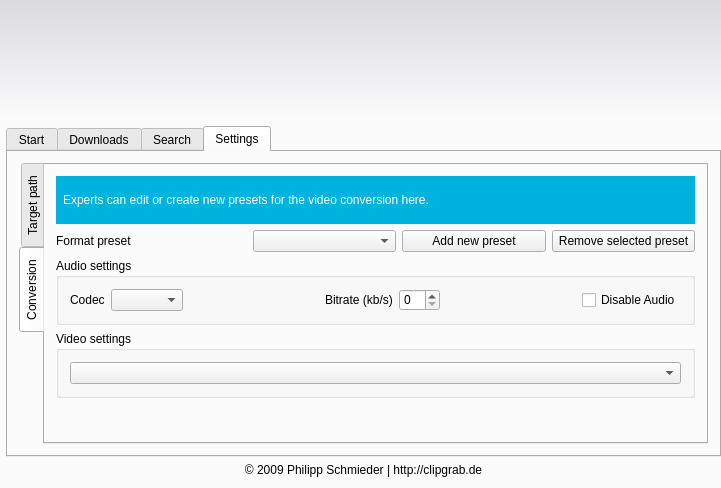
<?xml version="1.0" encoding="UTF-8"?>
<ui version="4.0">
 <class>MainWindowClass</class>
 <widget class="QMainWindow" name="MainWindowClass">
  <property name="geometry">
   <rect>
    <x>0</x>
    <y>0</y>
    <width>721</width>
    <height>488</height>
   </rect>
  </property>
  <property name="windowTitle">
   <string>ClipGrab - Download and Convert Online Videos</string>
  </property>
  <property name="windowIcon">
   <iconset resource="resources.qrc">
    <normaloff>:/img/icon.png</normaloff>:/img/icon.png</iconset>
  </property>
  <property name="styleSheet">
   <string notr="true"/>
  </property>
  <widget class="QWidget" name="centralWidget">
   <property name="styleSheet">
    <string notr="true">#centralWidget
{
background:#fbfbfc
}</string>
   </property>
   <layout class="QGridLayout" name="gridLayout">
    <property name="leftMargin">
     <number>0</number>
    </property>
    <property name="topMargin">
     <number>0</number>
    </property>
    <property name="rightMargin">
     <number>0</number>
    </property>
    <item row="4" column="1">
     <widget class="QLabel" name="label">
      <property name="layoutDirection">
       <enum>Qt::LeftToRight</enum>
      </property>
      <property name="styleSheet">
       <string notr="true">background:none;</string>
      </property>
      <property name="text">
       <string>© 2009 Philipp Schmieder | http://clipgrab.de</string>
      </property>
      <property name="alignment">
       <set>Qt::AlignCenter</set>
      </property>
      <property name="margin">
       <number>4</number>
      </property>
     </widget>
    </item>
    <item row="2" column="1">
     <widget class="QTabWidget" name="mainTab">
      <property name="focusPolicy">
       <enum>Qt::TabFocus</enum>
      </property>
      <property name="styleSheet">
       <string notr="true"/>
      </property>
      <property name="locale">
       <locale language="German" country="Germany"/>
      </property>
      <property name="currentIndex">
       <number>3</number>
      </property>
      <widget class="QWidget" name="tab">
       <property name="styleSheet">
        <string notr="true">QPushButton{
border-style: solid;
border-width: 3px;
border-radius: 4px;
color: white;
font: bold 14px;
border-radius: 10px;
padding-top:4px;
padding-bottom:4px;
background: qlineargradient(spread:pad, x1:0, y1:0, x2:0, y2:0.386, stop:0 rgba(0, 178, 222, 255), stop:1 rgba(65, 191, 222, 255));
border-color:rgb(0, 178, 222);
}
QPushButton:hover{
background:qlineargradient(spread:pad, x1:0, y1:0, x2:0, y2:0.386, stop:0 rgba(53, 215, 255, 255), stop:1 rgba(65, 191, 222, 255))
}
QPushButton:pressed{
background:qlineargradient(spread:pad, x1:0, y1:0, x2:0, y2:0.386, stop:0 rgba(53, 215, 255, 255), stop:1 rgba(65, 191, 222, 255));
border-color: rgb(12, 206,255);
}</string>
       </property>
       <attribute name="title">
        <string>Start</string>
       </attribute>
       <layout class="QGridLayout" name="gridLayout_2">
        <item row="4" column="1">
         <widget class="QPushButton" name="gotoSearch">
          <property name="text">
           <string>Search for videos</string>
          </property>
         </widget>
        </item>
        <item row="4" column="0">
         <widget class="QPushButton" name="gotoDownload">
          <property name="styleSheet">
           <string notr="true"/>
          </property>
          <property name="text">
           <string>Start a new Download</string>
          </property>
         </widget>
        </item>
        <item row="1" column="0" colspan="2">
         <widget class="QLabel" name="startIntoduction">
          <property name="text">
           <string>&lt;!DOCTYPE HTML PUBLIC &quot;-//W3C//DTD HTML 4.0//EN&quot; &quot;http://www.w3.org/TR/REC-html40/strict.dtd&quot;&gt;
&lt;html&gt;&lt;head&gt;&lt;meta name=&quot;qrichtext&quot; content=&quot;1&quot; /&gt;&lt;style type=&quot;text/css&quot;&gt;
p, li { white-space: pre-wrap; }
&lt;/style&gt;&lt;/head&gt;&lt;body style=&quot; font-family:'Sans Serif'; font-size:10pt; font-weight:400; font-style:normal;&quot;&gt;
&lt;p style=&quot; margin-top:0px; margin-bottom:0px; margin-left:0px; margin-right:0px; -qt-block-indent:0; text-indent:0px;&quot;&gt;&lt;span style=&quot; font-weight:600;&quot;&gt;Welcome to the latest version of ClipGrab!&lt;/span&gt;&lt;/p&gt;
&lt;p style=&quot; margin-top:0px; margin-bottom:0px; margin-left:0px; margin-right:0px; -qt-block-indent:0; text-indent:0px;&quot;&gt;With ClipGrab you can download video files from almost any online video platform&lt;/p&gt;&lt;/body&gt;&lt;/html&gt;</string>
          </property>
          <property name="alignment">
           <set>Qt::AlignLeading|Qt::AlignLeft|Qt::AlignTop</set>
          </property>
         </widget>
        </item>
       </layout>
      </widget>
      <widget class="QWidget" name="tab_2">
       <property name="styleSheet">
        <string notr="true"/>
       </property>
       <attribute name="title">
        <string>Downloads</string>
       </attribute>
       <layout class="QGridLayout" name="gridLayout_4">
        <item row="5" column="0" colspan="5">
         <widget class="QScrollArea" name="scrollArea">
          <property name="styleSheet">
           <string notr="true">#scrollAreaWidgetContents
{
background:transparent;
}</string>
          </property>
          <property name="frameShape">
           <enum>QFrame::StyledPanel</enum>
          </property>
          <property name="frameShadow">
           <enum>QFrame::Raised</enum>
          </property>
          <property name="widgetResizable">
           <bool>true</bool>
          </property>
          <widget class="QWidget" name="scrollAreaWidgetContents">
           <property name="geometry">
            <rect>
             <x>0</x>
             <y>0</y>
             <width>626</width>
             <height>187</height>
            </rect>
           </property>
           <layout class="QGridLayout" name="gridLayout_5">
            <item row="1" column="0" colspan="3">
             <widget class="QLabel" name="label_5">
              <property name="sizePolicy">
               <sizepolicy hsizetype="Preferred" vsizetype="Maximum">
                <horstretch>0</horstretch>
                <verstretch>0</verstretch>
               </sizepolicy>
              </property>
              <property name="font">
               <font>
                <pointsize>8</pointsize>
                <italic>true</italic>
               </font>
              </property>
              <property name="text">
               <string>Current Downloads:</string>
              </property>
             </widget>
            </item>
            <item row="3" column="0" colspan="4">
             <widget class="QTreeWidget" name="downloadTree">
              <property name="alternatingRowColors">
               <bool>true</bool>
              </property>
              <property name="rootIsDecorated">
               <bool>false</bool>
              </property>
              <property name="columnCount">
               <number>4</number>
              </property>
              <column>
               <property name="text">
                <string>Portal</string>
               </property>
              </column>
              <column>
               <property name="text">
                <string>Title</string>
               </property>
              </column>
              <column>
               <property name="text">
                <string>Format</string>
               </property>
              </column>
              <column>
               <property name="text">
                <string>Progress</string>
               </property>
              </column>
             </widget>
            </item>
           </layout>
          </widget>
         </widget>
        </item>
        <item row="4" column="4">
         <widget class="QPushButton" name="downloadStart">
          <property name="enabled">
           <bool>false</bool>
          </property>
          <property name="styleSheet">
           <string notr="true"/>
          </property>
          <property name="text">
           <string>Grab this clip!</string>
          </property>
         </widget>
        </item>
        <item row="4" column="3">
         <widget class="QComboBox" name="downloadComboQuality">
          <property name="maximumSize">
           <size>
            <width>130</width>
            <height>16777215</height>
           </size>
          </property>
         </widget>
        </item>
        <item row="4" column="0">
         <widget class="QLabel" name="label_2">
          <property name="sizePolicy">
           <sizepolicy hsizetype="Maximum" vsizetype="Preferred">
            <horstretch>0</horstretch>
            <verstretch>0</verstretch>
           </sizepolicy>
          </property>
          <property name="text">
           <string>Format:</string>
          </property>
         </widget>
        </item>
        <item row="4" column="2">
         <widget class="QLabel" name="label_3">
          <property name="sizePolicy">
           <sizepolicy hsizetype="Maximum" vsizetype="Preferred">
            <horstretch>0</horstretch>
            <verstretch>0</verstretch>
           </sizepolicy>
          </property>
          <property name="text">
           <string>Quality:</string>
          </property>
         </widget>
        </item>
        <item row="4" column="1">
         <widget class="QComboBox" name="downloadComboFormat">
          <property name="maximumSize">
           <size>
            <width>180</width>
            <height>16777215</height>
           </size>
          </property>
         </widget>
        </item>
        <item row="2" column="0" colspan="5">
         <widget class="QLineEdit" name="downloadLineEdit"/>
        </item>
        <item row="0" column="0" colspan="5">
         <widget class="QLabel" name="downloadInfoBox">
          <property name="minimumSize">
           <size>
            <width>0</width>
            <height>48</height>
           </size>
          </property>
          <property name="maximumSize">
           <size>
            <width>16777215</width>
            <height>48</height>
           </size>
          </property>
          <property name="styleSheet">
           <string notr="true">background-color:#00b2de;
color:#ffffff;
padding:4px;</string>
          </property>
          <property name="text">
           <string>Please enter the link to the video you want to download in the field below.</string>
          </property>
          <property name="textFormat">
           <enum>Qt::RichText</enum>
          </property>
         </widget>
        </item>
       </layout>
      </widget>
      <widget class="QWidget" name="tab_3">
       <attribute name="title">
        <string>Search</string>
       </attribute>
       <layout class="QGridLayout" name="gridLayout_3">
        <item row="0" column="0">
         <widget class="QLineEdit" name="lineEdit">
          <property name="text">
           <string>Enter your seach and hit enter to start</string>
          </property>
         </widget>
        </item>
        <item row="0" column="1" colspan="2">
         <widget class="QComboBox" name="searchPortalCombo">
          <property name="minimumSize">
           <size>
            <width>150</width>
            <height>0</height>
           </size>
          </property>
         </widget>
        </item>
       </layout>
      </widget>
      <widget class="QWidget" name="tab_4">
       <attribute name="title">
        <string>Settings</string>
       </attribute>
       <layout class="QGridLayout" name="gridLayout_6">
        <item row="0" column="1">
         <widget class="QTabWidget" name="tabWidget">
          <property name="styleSheet">
           <string notr="true"/>
          </property>
          <property name="tabPosition">
           <enum>QTabWidget::West</enum>
          </property>
          <property name="currentIndex">
           <number>1</number>
          </property>
          <widget class="QWidget" name="tab_6">
           <attribute name="title">
            <string>Target path</string>
           </attribute>
           <layout class="QGridLayout" name="gridLayout_7">
            <item row="0" column="0" colspan="4">
             <widget class="QLabel" name="label_6">
              <property name="sizePolicy">
               <sizepolicy hsizetype="Preferred" vsizetype="Preferred">
                <horstretch>0</horstretch>
                <verstretch>48</verstretch>
               </sizepolicy>
              </property>
              <property name="minimumSize">
               <size>
                <width>0</width>
                <height>48</height>
               </size>
              </property>
              <property name="maximumSize">
               <size>
                <width>16777215</width>
                <height>48</height>
               </size>
              </property>
              <property name="styleSheet">
               <string notr="true">background-color:#00b2de;
color:#ffffff;
padding:4px;</string>
              </property>
              <property name="text">
               <string>Here you can configure where the downloaded videos are to be saved.</string>
              </property>
             </widget>
            </item>
            <item row="5" column="1">
             <spacer name="verticalSpacer">
              <property name="orientation">
               <enum>Qt::Vertical</enum>
              </property>
              <property name="sizeHint" stdset="0">
               <size>
                <width>20</width>
                <height>40</height>
               </size>
              </property>
             </spacer>
            </item>
            <item row="3" column="1">
             <widget class="QLineEdit" name="settingsSavedPath">
              <property name="toolTip">
               <string/>
              </property>
             </widget>
            </item>
            <item row="3" column="2">
             <widget class="QPushButton" name="settingsBrowseTargetPath">
              <property name="text">
               <string>Browse ...</string>
              </property>
             </widget>
            </item>
            <item row="3" column="0">
             <widget class="QLabel" name="label_7">
              <property name="text">
               <string>Target path</string>
              </property>
             </widget>
            </item>
            <item row="4" column="0" colspan="2">
             <widget class="QCheckBox" name="settingsSaveLastPath">
              <property name="text">
               <string>Always save the last used path.</string>
              </property>
             </widget>
            </item>
           </layout>
          </widget>
          <widget class="QWidget" name="tab_5">
           <attribute name="title">
            <string>Conversion</string>
           </attribute>
           <layout class="QGridLayout" name="gridLayout_8">
            <item row="4" column="0">
             <spacer name="verticalSpacer_2">
              <property name="orientation">
               <enum>Qt::Vertical</enum>
              </property>
              <property name="sizeHint" stdset="0">
               <size>
                <width>191</width>
                <height>31</height>
               </size>
              </property>
             </spacer>
            </item>
            <item row="0" column="0" colspan="4">
             <widget class="QLabel" name="label_8">
              <property name="minimumSize">
               <size>
                <width>0</width>
                <height>48</height>
               </size>
              </property>
              <property name="maximumSize">
               <size>
                <width>16777215</width>
                <height>48</height>
               </size>
              </property>
              <property name="styleSheet">
               <string notr="true">background-color:#00b2de;
color:#ffffff;
padding:4px;</string>
              </property>
              <property name="text">
               <string>Experts can edit or create new presets for the video conversion here.</string>
              </property>
             </widget>
            </item>
            <item row="1" column="0">
             <widget class="QLabel" name="label_9">
              <property name="text">
               <string>Format preset</string>
              </property>
             </widget>
            </item>
            <item row="1" column="1">
             <widget class="QComboBox" name="comboBox"/>
            </item>
            <item row="1" column="2">
             <widget class="QPushButton" name="pushButton">
              <property name="text">
               <string>Add new preset</string>
              </property>
             </widget>
            </item>
            <item row="1" column="3">
             <widget class="QPushButton" name="pushButton_2">
              <property name="text">
               <string>Remove selected preset</string>
              </property>
             </widget>
            </item>
            <item row="2" column="0" colspan="4">
             <widget class="QGroupBox" name="groupBox">
              <property name="title">
               <string>Audio settings</string>
              </property>
              <layout class="QGridLayout" name="gridLayout_9">
               <item row="0" column="1">
                <widget class="QComboBox" name="comboBox_2"/>
               </item>
               <item row="0" column="0">
                <widget class="QLabel" name="label_10">
                 <property name="text">
                  <string>Codec</string>
                 </property>
                </widget>
               </item>
               <item row="0" column="3">
                <widget class="QLabel" name="label_11">
                 <property name="text">
                  <string>Bitrate (kb/s)</string>
                 </property>
                </widget>
               </item>
               <item row="0" column="4">
                <widget class="QSpinBox" name="spinBox"/>
               </item>
               <item row="0" column="2">
                <spacer name="horizontalSpacer">
                 <property name="orientation">
                  <enum>Qt::Horizontal</enum>
                 </property>
                 <property name="sizeHint" stdset="0">
                  <size>
                   <width>40</width>
                   <height>20</height>
                  </size>
                 </property>
                </spacer>
               </item>
               <item row="0" column="6">
                <widget class="QCheckBox" name="checkBox">
                 <property name="text">
                  <string>Disable Audio</string>
                 </property>
                </widget>
               </item>
               <item row="0" column="5">
                <spacer name="horizontalSpacer_2">
                 <property name="orientation">
                  <enum>Qt::Horizontal</enum>
                 </property>
                 <property name="sizeHint" stdset="0">
                  <size>
                   <width>40</width>
                   <height>20</height>
                  </size>
                 </property>
                </spacer>
               </item>
              </layout>
             </widget>
            </item>
            <item row="3" column="0" colspan="4">
             <widget class="QGroupBox" name="groupBox_2">
              <property name="title">
               <string>Video settings</string>
              </property>
              <layout class="QGridLayout" name="gridLayout_10">
               <item row="0" column="0">
                <widget class="QComboBox" name="comboBox_3"/>
               </item>
              </layout>
             </widget>
            </item>
           </layout>
          </widget>
         </widget>
        </item>
       </layout>
      </widget>
     </widget>
    </item>
    <item row="1" column="0" colspan="2">
     <widget class="QLabel" name="label_4">
      <property name="sizePolicy">
       <sizepolicy hsizetype="Preferred" vsizetype="Fixed">
        <horstretch>0</horstretch>
        <verstretch>0</verstretch>
       </sizepolicy>
      </property>
      <property name="minimumSize">
       <size>
        <width>0</width>
        <height>120</height>
       </size>
      </property>
      <property name="styleSheet">
       <string notr="true">background:qlineargradient(spread:pad, x1:0, y1:0, x2:0, y2:1, stop:0 #dadadf, stop:1 #fbfbfc);
padding-top:10px;</string>
      </property>
      <property name="text">
       <string/>
      </property>
      <property name="pixmap">
       <pixmap resource="resources.qrc">:/img/logo.png</pixmap>
      </property>
      <property name="alignment">
       <set>Qt::AlignCenter</set>
      </property>
     </widget>
    </item>
   </layout>
  </widget>
  <widget class="QMenuBar" name="menuBar">
   <property name="geometry">
    <rect>
     <x>0</x>
     <y>0</y>
     <width>721</width>
     <height>26</height>
    </rect>
   </property>
  </widget>
 </widget>
 <layoutdefault spacing="6" margin="11"/>
 <resources>
  <include location="resources.qrc"/>
 </resources>
 <connections/>
</ui>
